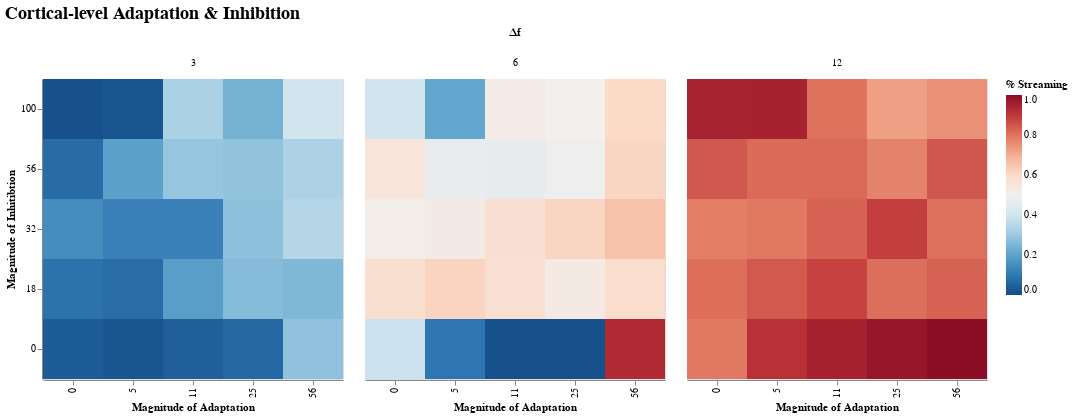

Notebook source saved alongside this figure:
### Code cell
@where(df_summary,:s_c_σ .> 0) |>
  @vlplot(:rect, width=300, height=300,
          title={text="Cortical-level Adaptation & Inhibition",fontSize=18},
          column=:Δf,
          x={field=:s_c_a, typ="ordinal", sort = "ascending",
             axis={title="Magnitude of Adaptation"}},
          y={field=:s_c_m, typ="ordinal", sort = "descending",
             axis={title="Magnitude of Inhitibtion"}},
          color={field="streamprop", aggregate="mean", typ="quantitative",
                 sort = "descending",scale={domain=[0,1],range="diverging"},
                 legend={title="% Streaming"}},
          config={range={diverging={scheme="redblue"}}})
